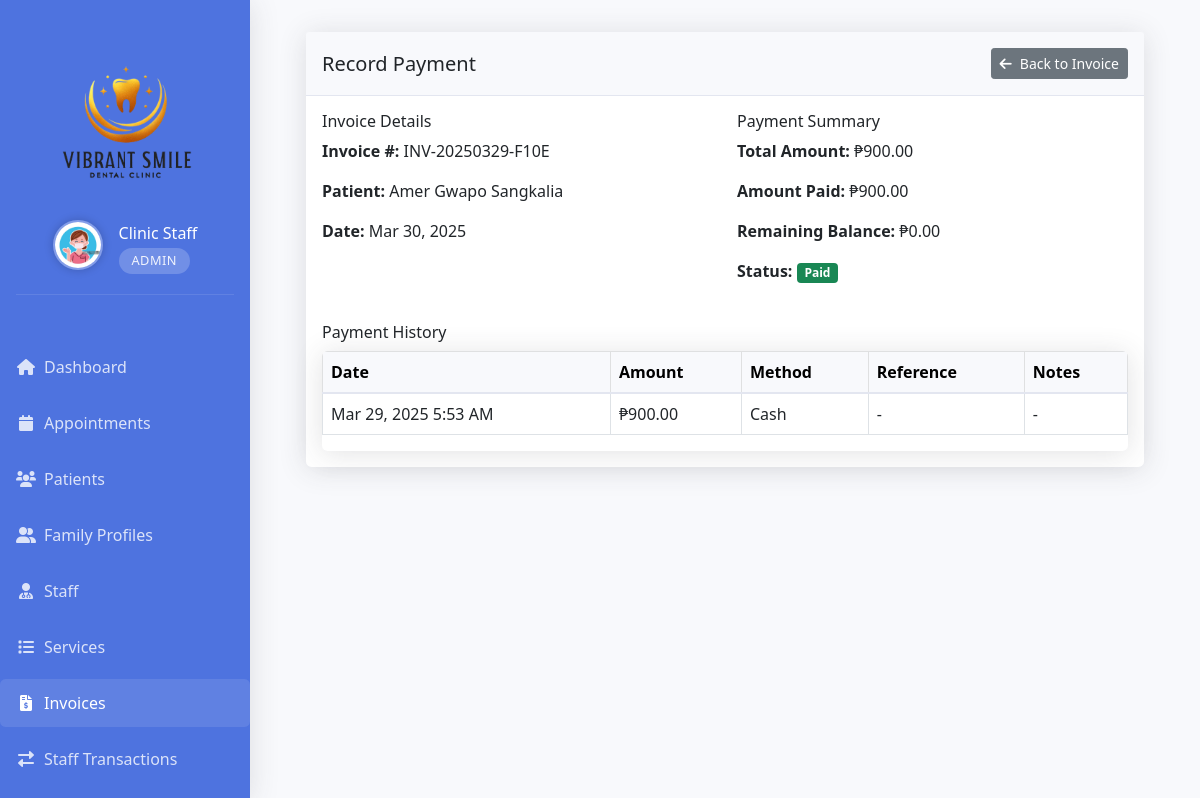
The app's page /admin/payment_form.php?invoice_id=110 (signed in) with its own data.
### tables this page shows
CREATE TABLE `users` (
  `id` int(11) NOT NULL,
  `username` varchar(50) NOT NULL,
  `password` varchar(255) NOT NULL,
  `role` enum('admin','doctor','patient') NOT NULL,
  `email` varchar(100) NOT NULL,
  `first_name` varchar(50) NOT NULL DEFAULT '',
  `middle_name` varchar(50) NOT NULL DEFAULT '',
  `last_name` varchar(50) NOT NULL DEFAULT '',
  `phone` varchar(20) DEFAULT NULL,
  `created_at` timestamp NOT NULL DEFAULT current_timestamp(),
  `updated_at` timestamp NOT NULL DEFAULT current_timestamp() ON UPDATE current_timestamp(),
  `active` tinyint(1) DEFAULT 1,
  `email_verified` tinyint(1) DEFAULT 0,
  `profile_picture` varchar(255) DEFAULT NULL
);

CREATE TABLE `invoices` (
  `id` int(11) NOT NULL,
  `appointment_id` int(11) NOT NULL,
  `invoice_number` varchar(50) NOT NULL,
  `total_amount` decimal(10,2) NOT NULL,
  `payment_status` enum('pending','partial','paid') DEFAULT 'pending',
  `payment_method` enum('cash','card','insurance') DEFAULT 'cash',
  `notes` text DEFAULT NULL,
  `created_at` timestamp NOT NULL DEFAULT current_timestamp(),
  `updated_at` timestamp NOT NULL DEFAULT current_timestamp() ON UPDATE current_timestamp()
);

CREATE TABLE `appointments` (
  `id` int(11) NOT NULL,
  `patient_id` int(11) NOT NULL,
  `doctor_id` int(11) DEFAULT NULL,
  `appointment_date` date NOT NULL,
  `appointment_time` time NOT NULL,
  `status` enum('pending','scheduled','approved','completed','cancelled') NOT NULL DEFAULT 'pending',
  `notes` text DEFAULT NULL,
  `created_at` timestamp NOT NULL DEFAULT current_timestamp(),
  `updated_at` timestamp NOT NULL DEFAULT current_timestamp() ON UPDATE current_timestamp(),
  `service_id` int(11) DEFAULT NULL,
  `end_time` time DEFAULT NULL,
  `reschedule_count` int(11) DEFAULT 0
);

CREATE TABLE `payments` (
  `id` int(11) NOT NULL,
  `invoice_id` int(11) NOT NULL,
  `amount` decimal(10,2) NOT NULL,
  `payment_date` timestamp NOT NULL DEFAULT current_timestamp(),
  `payment_method` enum('cash','gcash') NOT NULL,
  `transaction_id` varchar(100) DEFAULT NULL,
  `notes` text DEFAULT NULL,
  `created_at` timestamp NOT NULL DEFAULT current_timestamp()
);

### admin/payment_form.php (the view, shortened to what this page needs)
<?php
require_once "../config/database.php";
$invoice_id = $_GET['invoice_id'];
$sql = "SELECT i.*,
        CONCAT(u.first_name, ' ', COALESCE(u.middle_name, ''), ' ', u.last_name) as patient_name,
        a.appointment_date
        FROM invoices i
        JOIN appointments a ON i.appointment_id = a.id
        JOIN patients p ON a.patient_id = p.id
        JOIN users u ON p.user_id = u.id
        WHERE i.id = ?";
if($stmt = mysqli_prepare($conn, $sql)) {
    mysqli_stmt_bind_param($stmt, "i", $invoice_id);
    mysqli_stmt_execute($stmt);
    $result = mysqli_stmt_get_result($stmt);
    if($invoice = mysqli_fetch_assoc($result)) {
        $sql = "SELECT COALESCE(SUM(amount), 0) as total_paid FROM payments WHERE invoice_id = ?";
        if($stmt = mysqli_prepare($conn, $sql)) {
            mysqli_stmt_bind_param($stmt, "i", $invoice_id);
            mysqli_stmt_execute($stmt);
            $result = mysqli_stmt_get_result($stmt);
            $payments = mysqli_fetch_assoc($result);
            $total_paid = $payments['total_paid'];
            $remaining_balance = $invoice['total_amount'] - $total_paid;
        }
    } else {
        $_SESSION['error'] = "Invoice not found";
        header("location: invoices.php");
        exit;
    }
}
$sql = "SELECT * FROM payments WHERE invoice_id = ? ORDER BY payment_date DESC";
$payment_history = [];
if($stmt = mysqli_prepare($conn, $sql)) {
    mysqli_stmt_bind_param($stmt, "i", $invoice_id);
    mysqli_stmt_execute($stmt);
    $result = mysqli_stmt_get_result($stmt);
    while($row = mysqli_fetch_assoc($result)) {
        $payment_history[] = $row;
    }
}
$current_page = "invoices";
require_once "includes/header.php";
?>
<div class="container-fluid">
    <div class="row">
        <div class="col-12">
            <div class="card">
                <div class="card-header">
                    <div class="d-flex justify-content-between align-items-center">
                        <h5 class="card-title mb-0">Record Payment</h5>
                        <a href="invoice_details.php?id=<?php echo $invoice_id; ?>" class="btn btn-secondary btn-sm">
                            <i class="fas fa-arrow-left me-2"></i>Back to Invoice
                        </a>
                    </div>
                </div>
                <div class="card-body">
                    <div class="row mb-4">
                        <div class="col-md-6">
                            <h6>Invoice Details</h6>
                            <p><strong>Invoice #:</strong> <?php echo $invoice['invoice_number']; ?></p>
                            <p><strong>Patient:</strong> <?php echo htmlspecialchars($invoice['patient_name']); ?></p>
                            <p><strong>Date:</strong> <?php echo date('M d, Y', strtotime($invoice['appointment_date'])); ?></p>
                        </div>
                        <div class="col-md-6">
                            <h6>Payment Summary</h6>
                            <p><strong>Total Amount:</strong> ₱<?php echo number_format($invoice['total_amount'], 2); ?></p>
                            <p><strong>Amount Paid:</strong> ₱<?php echo number_format($total_paid, 2); ?></p>
                            <p><strong>Remaining Balance:</strong> ₱<?php echo number_format($remaining_balance, 2); ?></p>
                            <p>
                                <strong>Status:</strong>
                                <span class="badge bg-<?php
                                    echo $invoice['payment_status'] === 'paid' ? 'success' :
                                        ($invoice['payment_status'] === 'partial' ? 'warning' : 'danger');
                                ?>">
                                    <?php echo ucfirst($invoice['payment_status']); ?>
                                </span>
                            </p>
                        </div>
                    </div>
                    <div class="mt-4">
                        <h6>Payment History</h6>
                        <?php if(!empty($payment_history)): ?>
                            <div class="table-responsive">
                                <table class="table table-bordered table-hover">
                                    <thead class="table-light">
                                        <tr>
                                            <th>Date</th>
                                            <th>Amount</th>
                                            <th>Method</th>
                                            <th>Reference</th>
                                            <th>Notes</th>
                                        </tr>
                                    </thead>
                                    <tbody>
                                        <?php foreach($payment_history as $payment): ?>
                                            <tr>
                                                <td><?php echo date('M d, Y g:i A', strtotime($payment['payment_date'])); ?></td>
                                                <td>₱<?php echo number_format($payment['amount'], 2); ?></td>
                                                <td><?php echo ucfirst($payment['payment_method']); ?></td>
                                                <td><?php echo $payment['transaction_id'] ?: '-'; ?></td>
                                                <td><?php echo $payment['notes'] ?: '-'; ?></td>
                                            </tr>
                                        <?php endforeach; ?>
                                    </tbody>
                                </table>
                            </div>
                        <?php else: ?>
                            <p class="text-muted">No payments recorded yet.</p>
                        <?php endif; ?>
                    </div>
                </div>
            </div>
        </div>
    </div>
</div>

### admin/includes/header.php (shortened to what this page needs)
<!DOCTYPE html>
<html lang="en">
<head>
    <link href="https://cdn.jsdelivr.net/npm/bootstrap@5.1.3/dist/css/bootstrap.min.css" rel="stylesheet">
    <link href="https://cdnjs.cloudflare.com/ajax/libs/font-awesome/6.0.0/css/all.min.css" rel="stylesheet">
    <link href="https://cdn.jsdelivr.net/npm/sweetalert2@11.7.32/dist/sweetalert2.min.css" rel="stylesheet">
    <link href="https://cdn.jsdelivr.net/npm/fullcalendar@5.11.3/main.min.css" rel="stylesheet">
</head>
<body>
    <div class="container-fluid">
        <div class="row">
            <div class="col-lg-2 px-0 sidebar" id="sidebar">
                <div class="logo-container">
                    <img src="../assets/images/logo_vibrant.png" alt="Vibrant SmileDental Logo" class="img-fluid logo-img">
                    <?php
                    $admin_id = $_SESSION["id"];
                    $admin_query = "SELECT first_name, last_name, profile_picture FROM users WHERE id = ?";
                    $admin_stmt = mysqli_prepare($conn, $admin_query);
                    mysqli_stmt_bind_param($admin_stmt, "i", $admin_id);
                    mysqli_stmt_execute($admin_stmt);
                    $admin_result = mysqli_stmt_get_result($admin_stmt);
                    $admin_info = mysqli_fetch_assoc($admin_result);
                    $admin_name = $admin_info['first_name'] . ' ' . $admin_info['last_name'];
                    $profile_pic = $admin_info['profile_picture'] ? '../' . $admin_info['profile_picture'] : '../assets/img/default-profile.png';
                    ?>
                    <div class="admin-profile mb-3">
                        <div class="d-flex align-items-center justify-content-center">
                            <img src="<?php echo $profile_pic; ?>" alt="Admin Profile" class="admin-profile-img rounded-circle me-3">
                            <div class="text-start">
                                <h4 class="text-white mb-0"><?php echo htmlspecialchars($admin_name); ?></h4>
                                <span class="admin-label">Admin</span>
                            </div>
                        </div>
                    </div>
                </div>
                <ul class="nav flex-column">
                    <li class="nav-item">
                        <a class="nav-link <?php echo $current_page === 'dashboard' ? 'active' : ''; ?>" href="dashboard.php">
                            <i class="fas fa-home me-2"></i> Dashboard
                        </a>
                    </li>
                    <li class="nav-item">
                        <a class="nav-link <?php echo $current_page === 'appointments' ? 'active' : ''; ?>" href="appointments.php">
                            <i class="fas fa-calendar me-2"></i> Appointments
                        </a>
                    </li>
                    <li class="nav-item">
                        <a class="nav-link <?php echo $current_page === 'patients' ? 'active' : ''; ?>" href="patients.php">
                            <i class="fas fa-users me-2"></i> Patients
                        </a>
                    </li>
                    <li class="nav-item">
                        <a class="nav-link <?php echo $current_page === 'family_profiles' ? 'active' : ''; ?>" href="family_profiles.php">
                            <i class="fas fa-user-friends me-2"></i> Family Profiles
                        </a>
                    </li>
                    <li class="nav-item">
                        <a class="nav-link <?php echo $current_page === 'staff' ? 'active' : ''; ?>" href="staff.php">
                            <i class="fas fa-user-md me-2"></i> Staff
                        </a>
                    </li>
                    <li class="nav-item">
                        <a class="nav-link <?php echo $current_page === 'services' ? 'active' : ''; ?>" href="services.php">
                            <i class="fas fa-list me-2"></i> Services
                        </a>
                    </li>
                    <li class="nav-item">
                        <a class="nav-link <?php echo $current_page === 'invoices' ? 'active' : ''; ?>" href="invoices.php">
                            <i class="fas fa-file-invoice-dollar me-2"></i> Invoices
                        </a>
                    </li>
                    <li class="nav-item">
                        <a class="nav-link <?php echo $current_page === 'transactions' ? 'active' : ''; ?>" href="transactions.php">
                            <i class="fas fa-exchange-alt me-2"></i> Staff Transactions
                        </a>
                    </li>
                    <li class="nav-item">
                        <a class="nav-link <?php echo $current_page === 'reports' ? 'active' : ''; ?>" href="reports.php">
                        </a>
                    </li>
                </ul>
            </div>
            <div class="col-lg-10 main-content" id="mainContent">

### admin/includes/header.php (style rules this page uses)
body { background: #f8f9fc; overflow-x: hidden; }
.sidebar { min-height: 100vh; background: #4e73df; color: white; padding: 1rem; position: fixed; left: 0; top: 0; z-index: 1000; transition: all 0.3s ease; width: 250px; overflow-y: auto; box-shadow: 0 0.15rem 1.75rem 0 rgba(58, 59, 69, 0.15); }
.sidebar .nav-link { color: rgba(255,255,255,.8); padding: 0.75rem 1rem; border-radius: 0.35rem; margin-bottom: 0.5rem; transition: all 0.3s ease; white-space: nowrap; display: flex; align-items: center; }
.sidebar .nav-link i { width: 20px; text-align: center; margin-right: 0.5rem; }
.sidebar .nav-link.active { background: rgba(255,255,255,.1); color: white; font-weight: 500; }
.main-content { padding: 2rem; margin-left: 250px; transition: all 0.3s ease; min-height: 100vh; position: relative; }
.card { border: none; border-radius: 0.35rem; box-shadow: 0 0.15rem 1.75rem 0 rgba(58, 59, 69, 0.15); margin-bottom: 1.5rem; }
.card-header { background-color: #f8f9fc; border-bottom: 1px solid #e3e6f0; padding: 1rem; }
.table-responsive { border-radius: 0.35rem; box-shadow: 0 0.15rem 1.75rem 0 rgba(58, 59, 69, 0.15); }
.table th { background-color: #f8f9fc; border-bottom: 2px solid #e3e6f0; white-space: nowrap; }
.table td { vertical-align: middle; }
.logo-container { padding: 1rem; margin-bottom: 1rem; text-align: center; border-radius: 0.5rem; }
.logo-container img { max-width: 180px; height: auto; margin-bottom: 0.5rem; transition: transform 0.3s ease; }
.logo-container h4 { margin: 0; font-size: 1.2rem; color: rgba(255, 255, 255, 0.9); font-weight: 500; }
.logo-container .admin-label { display: inline-block; background: rgba(255, 255, 255, 0.2); color: rgba(255, 255, 255, 0.9); padding: 0.2rem 0.8rem; border-radius: 1rem; font-size: 0.8rem; margin-top: 0.3rem; font-weight: 500; letter-spacing: 0.5px; text-transform: uppercase; }
@media (min-width: 992px) { .sidebar { transform: none !important; display: block !important; width: 250px !important; position: fixed !important; height: 100vh !important; z-index: 1000 !important; } }
@media (min-width: 992px) { .main-content { margin-left: 250px !important; width: calc(100% - 250px) !important; } }
.admin-profile { padding-bottom: 1rem; border-bottom: 1px solid rgba(255, 255, 255, 0.1); margin-bottom: 1rem; }
.admin-profile-img { width: 50px; height: 50px; object-fit: cover; border: 2px solid rgba(255, 255, 255, 0.3); box-shadow: 0 0 10px rgba(0, 0, 0, 0.2); }
.admin-profile h4 { font-size: 1rem; font-weight: 500; }
.logo-img { max-width: 120px; margin: 0 auto; display: block; }

### records on screen
users: profile_picture (picture), admin_name "Clinic Staff"
invoices: invoice_number "INV-20250329-F10E", appointment.appointment_date "Mar 30, 2025", total_amount "900.00", payment_status "Paid"
payments: payment_date "Mar 29, 2025 5:53 AM", amount "900.00", payment_method "Cash", transaction "-", notes "-"

### other values on screen
$invoice['patient_name'] "Amer Gwapo Sangkalia"
$total_paid "900.00"
$remaining_balance "0.00"
